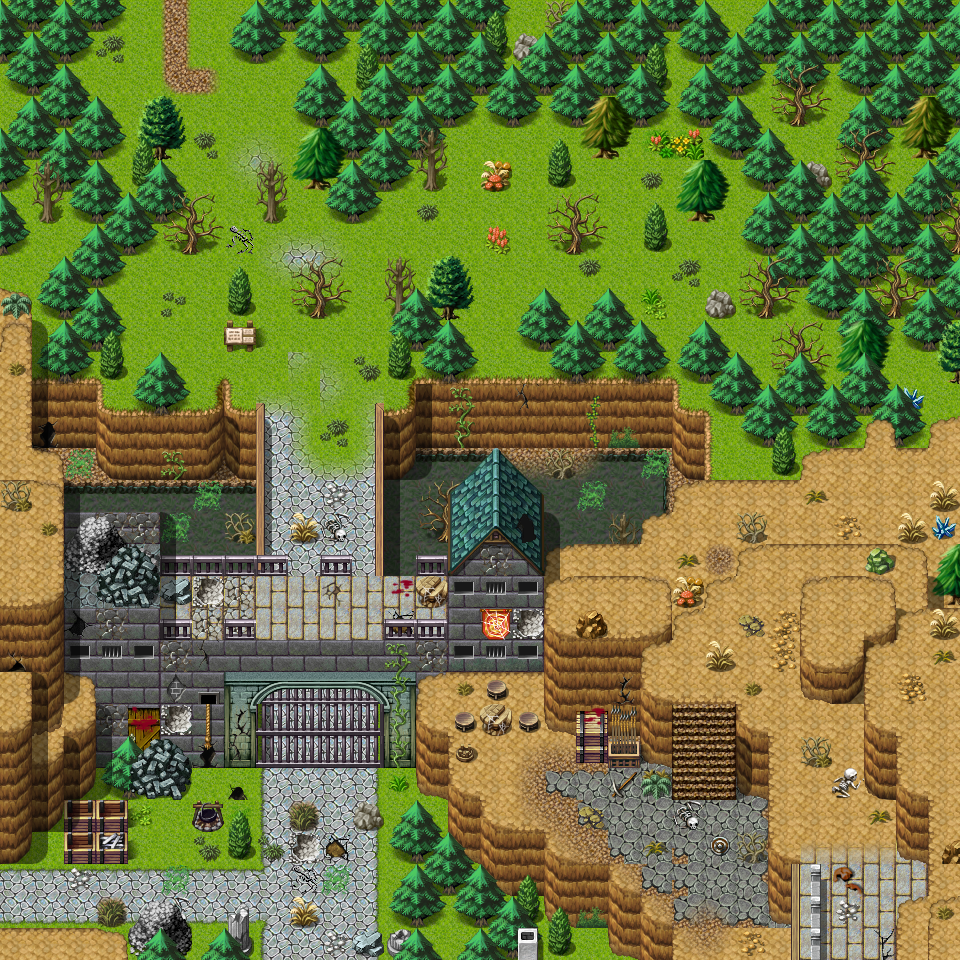

A 2D game scene composited from a Tiled map and its tileset images. What follows is a short description and the map's XML, with each tile layer's data collapsed to a summary:
An orthogonal 30x30 tile map with 32x32 px tiles, 6 tile layers (Base, Ground, Objects, Above, ...), 2 hidden layers not drawn, 61 tilesets and 49 objects (17x spawn, 15x script, 10x mapchange, 5x key, 2x replace).

<map version="1.8" tiledversion="1.8.4" orientation="orthogonal" renderorder="right-down" width="30" height="30" tilewidth="32" tileheight="32" infinite="0" nextlayerid="13" nextobjectid="50">
 <properties>
  <property name="outdoors" value="1" />
 </properties>
 <tileset firstgid="1" name="map_bed_1" tilewidth="32" tileheight="32" tilecount="128" columns="16">
  <image source="../drawable/map_bed_1.png" width="512" height="256" />
 </tileset>
 <tileset firstgid="129" name="map_border_1" tilewidth="32" tileheight="32" tilecount="128" columns="16">
  <image source="../drawable/map_border_1.png" width="512" height="256" />
 </tileset>
 <tileset firstgid="257" name="map_bridge_1" tilewidth="32" tileheight="32" tilecount="128" columns="16">
  <image source="../drawable/map_bridge_1.png" width="512" height="256" />
 </tileset>
 <tileset firstgid="385" name="map_bridge_2" tilewidth="32" tileheight="32" tilecount="128" columns="16">
  <image source="../drawable/map_bridge_2.png" width="512" height="256" />
 </tileset>
 <tileset firstgid="513" name="map_broken_1" tilewidth="32" tileheight="32" tilecount="128" columns="16">
  <image source="../drawable/map_broken_1.png" width="512" height="256" />
 </tileset>
 <tileset firstgid="641" name="map_cavewall_2" tilewidth="32" tileheight="32" tilecount="108" columns="18">
  <image source="../drawable/map_cavewall_2.png" width="576" height="192" />
 </tileset>
 <tileset firstgid="749" name="map_cavewall_3" tilewidth="32" tileheight="32" tilecount="108" columns="18">
  <image source="../drawable/map_cavewall_3.png" width="576" height="192" />
 </tileset>
 <tileset firstgid="857" name="map_cavewall_4" tilewidth="32" tileheight="32" tilecount="108" columns="18">
  <image source="../drawable/map_cavewall_4.png" width="576" height="192" />
 </tileset>
 <tileset firstgid="965" name="map_chair_table_1" tilewidth="32" tileheight="32" tilecount="128" columns="16">
  <image source="../drawable/map_chair_table_1.png" width="512" height="256" />
 </tileset>
 <tileset firstgid="1093" name="map_chair_table_2" tilewidth="32" tileheight="32" tilecount="128" columns="16">
  <image source="../drawable/map_chair_table_2.png" width="512" height="256" />
 </tileset>
 <tileset firstgid="1221" name="map_crate_1" tilewidth="32" tileheight="32" tilecount="128" columns="16">
  <image source="../drawable/map_crate_1.png" width="512" height="256" />
 </tileset>
 <tileset firstgid="1349" name="map_cupboard_1" tilewidth="32" tileheight="32" tilecount="128" columns="16">
  <image source="../drawable/map_cupboard_1.png" width="512" height="256" />
 </tileset>
 <tileset firstgid="1477" name="map_curtain_1" tilewidth="32" tileheight="32" tilecount="128" columns="16">
  <image source="../drawable/map_curtain_1.png" width="512" height="256" />
 </tileset>
 <tileset firstgid="1605" name="map_entrance_1" tilewidth="32" tileheight="32" tilecount="128" columns="16">
  <image source="../drawable/map_entrance_1.png" width="512" height="256" />
 </tileset>
 <tileset firstgid="1733" name="map_entrance_2" tilewidth="32" tileheight="32" tilecount="128" columns="16">
  <image source="../drawable/map_entrance_2.png" width="512" height="256" />
 </tileset>
 <tileset firstgid="1861" name="map_fence_1" tilewidth="32" tileheight="32" tilecount="128" columns="16">
  <image source="../drawable/map_fence_1.png" width="512" height="256" />
 </tileset>
 <tileset firstgid="1989" name="map_fence_2" tilewidth="32" tileheight="32" tilecount="128" columns="16">
  <image source="../drawable/map_fence_2.png" width="512" height="256" />
 </tileset>
 <tileset firstgid="2117" name="map_fence_3" tilewidth="32" tileheight="32" tilecount="128" columns="16">
  <image source="../drawable/map_fence_3.png" width="512" height="256" />
 </tileset>
 <tileset firstgid="2245" name="map_fence_4" tilewidth="32" tileheight="32" tilecount="128" columns="16">
  <image source="../drawable/map_fence_4.png" width="512" height="256" />
 </tileset>
 <tileset firstgid="2373" name="map_ground_1" tilewidth="32" tileheight="32" tilecount="128" columns="16">
  <image source="../drawable/map_ground_1.png" width="512" height="256" />
 </tileset>
 <tileset firstgid="2501" name="map_ground_2" tilewidth="32" tileheight="32" tilecount="128" columns="16">
  <image source="../drawable/map_ground_2.png" width="512" height="256" />
 </tileset>
 <tileset firstgid="2629" name="map_ground_3" tilewidth="32" tileheight="32" tilecount="128" columns="16">
  <image source="../drawable/map_ground_3.png" width="512" height="256" />
 </tileset>
 <tileset firstgid="2757" name="map_ground_4" tilewidth="32" tileheight="32" tilecount="128" columns="16">
  <image source="../drawable/map_ground_4.png" width="512" height="256" />
 </tileset>
 <tileset firstgid="2885" name="map_ground_5" tilewidth="32" tileheight="32" tilecount="128" columns="16">
  <image source="../drawable/map_ground_5.png" width="512" height="256" />
 </tileset>
 <tileset firstgid="3013" name="map_ground_6" tilewidth="32" tileheight="32" tilecount="128" columns="16">
  <image source="../drawable/map_ground_6.png" width="512" height="256" />
 </tileset>
 <tileset firstgid="3141" name="map_ground_7" tilewidth="32" tileheight="32" tilecount="128" columns="16">
  <image source="../drawable/map_ground_7.png" width="512" height="256" />
 </tileset>
 <tileset firstgid="3269" name="map_ground_8" tilewidth="32" tileheight="32" tilecount="128" columns="16">
  <image source="../drawable/map_ground_8.png" width="512" height="256" />
 </tileset>
 <tileset firstgid="3397" name="map_house_1" tilewidth="32" tileheight="32" tilecount="128" columns="16">
  <image source="../drawable/map_house_1.png" width="512" height="256" />
 </tileset>
 <tileset firstgid="3525" name="map_house_2" tilewidth="32" tileheight="32" tilecount="128" columns="16">
  <image source="../drawable/map_house_2.png" width="512" height="256" />
 </tileset>
 <tileset firstgid="3653" name="map_indoor_1" tilewidth="32" tileheight="32" tilecount="128" columns="16">
  <image source="../drawable/map_indoor_1.png" width="512" height="256" />
 </tileset>
 <tileset firstgid="3781" name="map_indoor_2" tilewidth="32" tileheight="32" tilecount="128" columns="16">
  <image source="../drawable/map_indoor_2.png" width="512" height="256" />
 </tileset>
 <tileset firstgid="3909" name="map_kitchen_1" tilewidth="32" tileheight="32" tilecount="128" columns="16">
  <image source="../drawable/map_kitchen_1.png" width="512" height="256" />
 </tileset>
 <tileset firstgid="4037" name="map_outdoor_1" tilewidth="32" tileheight="32" tilecount="128" columns="16">
  <image source="../drawable/map_outdoor_1.png" width="512" height="256" />
 </tileset>
 <tileset firstgid="4165" name="map_pillar_1" tilewidth="32" tileheight="32" tilecount="128" columns="16">
  <image source="../drawable/map_pillar_1.png" width="512" height="256" />
 </tileset>
 <tileset firstgid="4293" name="map_pillar_2" tilewidth="32" tileheight="32" tilecount="128" columns="16">
  <image source="../drawable/map_pillar_2.png" width="512" height="256" />
 </tileset>
 <tileset firstgid="4421" name="map_plant_1" tilewidth="32" tileheight="32" tilecount="128" columns="16">
  <image source="../drawable/map_plant_1.png" width="512" height="256" />
 </tileset>
 <tileset firstgid="4549" name="map_plant_2" tilewidth="32" tileheight="32" tilecount="128" columns="16">
  <image source="../drawable/map_plant_2.png" width="512" height="256" />
 </tileset>
 <tileset firstgid="4677" name="map_rock_1" tilewidth="32" tileheight="32" tilecount="128" columns="16">
  <image source="../drawable/map_rock_1.png" width="512" height="256" />
 </tileset>
 <tileset firstgid="4805" name="map_rock_2" tilewidth="32" tileheight="32" tilecount="128" columns="16">
  <image source="../drawable/map_rock_2.png" width="512" height="256" />
 </tileset>
 <tileset firstgid="4933" name="map_roof_1" tilewidth="32" tileheight="32" tilecount="128" columns="16">
  <image source="../drawable/map_roof_1.png" width="512" height="256" />
 </tileset>
 <tileset firstgid="5061" name="map_roof_2" tilewidth="32" tileheight="32" tilecount="128" columns="16">
  <image source="../drawable/map_roof_2.png" width="512" height="256" />
 </tileset>
 <tileset firstgid="5189" name="map_roof_3" tilewidth="32" tileheight="32" tilecount="128" columns="16">
  <image source="../drawable/map_roof_3.png" width="512" height="256" />
 </tileset>
 <tileset firstgid="5317" name="map_shop_1" tilewidth="32" tileheight="32" tilecount="128" columns="16">
  <image source="../drawable/map_shop_1.png" width="512" height="256" />
 </tileset>
 <tileset firstgid="5445" name="map_sign_ladder_1" tilewidth="32" tileheight="32" tilecount="128" columns="16">
  <image source="../drawable/map_sign_ladder_1.png" width="512" height="256" />
 </tileset>
 <tileset firstgid="5573" name="map_table_1" tilewidth="32" tileheight="32" tilecount="128" columns="16">
  <image source="../drawable/map_table_1.png" width="512" height="256" />
 </tileset>
 <tileset firstgid="5701" name="map_trail_1" tilewidth="32" tileheight="32" tilecount="128" columns="16">
  <image source="../drawable/map_trail_1.png" width="512" height="256" />
 </tileset>
 <tileset firstgid="5829" name="map_transition_1" tilewidth="32" tileheight="32" tilecount="128" columns="16">
  <image source="../drawable/map_transition_1.png" width="512" height="256" />
 </tileset>
 <tileset firstgid="5957" name="map_transition_2" tilewidth="32" tileheight="32" tilecount="128" columns="16">
  <image source="../drawable/map_transition_2.png" width="512" height="256" />
 </tileset>
 <tileset firstgid="6085" name="map_transition_3" tilewidth="32" tileheight="32" tilecount="128" columns="16">
  <image source="../drawable/map_transition_3.png" width="512" height="256" />
 </tileset>
 <tileset firstgid="6213" name="map_transition_4" tilewidth="32" tileheight="32" tilecount="128" columns="16">
  <image source="../drawable/map_transition_4.png" width="512" height="256" />
 </tileset>
 <tileset firstgid="6341" name="map_transition_5" tilewidth="32" tileheight="32" tilecount="128" columns="16">
  <image source="../drawable/map_transition_5.png" width="512" height="256" />
 </tileset>
 <tileset firstgid="6469" name="map_tree_1" tilewidth="32" tileheight="32" tilecount="128" columns="16">
  <image source="../drawable/map_tree_1.png" width="512" height="256" />
 </tileset>
 <tileset firstgid="6597" name="map_tree_2" tilewidth="32" tileheight="32" tilecount="128" columns="16">
  <image source="../drawable/map_tree_2.png" width="512" height="256" />
 </tileset>
 <tileset firstgid="6725" name="map_wall_1" tilewidth="32" tileheight="32" tilecount="128" columns="16">
  <image source="../drawable/map_wall_1.png" width="512" height="256" />
 </tileset>
 <tileset firstgid="6853" name="map_wall_2" tilewidth="32" tileheight="32" tilecount="120" columns="15">
  <image source="../drawable/map_wall_2.png" width="480" height="256" />
 </tileset>
 <tileset firstgid="6973" name="map_wall_3" tilewidth="32" tileheight="32" tilecount="120" columns="15">
  <image source="../drawable/map_wall_3.png" width="480" height="256" />
 </tileset>
 <tileset firstgid="7093" name="map_wall_4" tilewidth="32" tileheight="32" tilecount="120" columns="15">
  <image source="../drawable/map_wall_4.png" width="480" height="256" />
 </tileset>
 <tileset firstgid="7213" name="map_window_1" tilewidth="32" tileheight="32" tilecount="128" columns="16">
  <image source="../drawable/map_window_1.png" width="512" height="256" />
 </tileset>
 <tileset firstgid="7341" name="map_window_2" tilewidth="32" tileheight="32" tilecount="128" columns="16">
  <image source="../drawable/map_window_2.png" width="512" height="256" />
 </tileset>
 <tileset firstgid="7469" name="map_cavewall_1" tilewidth="32" tileheight="32" tilecount="108" columns="18">
  <image source="../drawable/map_cavewall_1.png" width="576" height="192" />
 </tileset>
 <tileset firstgid="7577" name="map_tree_3" tilewidth="32" tileheight="32" tilecount="544" columns="32">
  <image source="../drawable/map_tree_3.png" width="1024" height="544" />
 </tileset>
 <layer id="1" name="Base" width="30" height="30">
  <data>[900 cells, 1 non-empty, 1 distinct tile ids]</data>
 </layer>
 <layer id="2" name="Ground" width="30" height="30">
  <data>[900 cells, 888 non-empty, 56 distinct tile ids]</data>
 </layer>
 <layer id="3" name="Objects" width="30" height="30">
  <data>[900 cells, 532 non-empty, 145 distinct tile ids]</data>
 </layer>
 <layer id="4" name="Above" width="30" height="30">
  <data>[900 cells, 243 non-empty, 62 distinct tile ids]</data>
 </layer>
 <layer id="5" name="Top" width="30" height="30">
  <data>[900 cells, 18 non-empty, 10 distinct tile ids]</data>
 </layer>
 <layer id="6" name="Top2" width="30" height="30">
  <data>[900 cells, 8 non-empty, 2 distinct tile ids]</data>
 </layer>
 <layer id="7" name="Walkable" width="30" height="30" visible="0">
  <data>[900 cells, 558 non-empty, 1 distinct tile ids]</data>
 </layer>
 <layer id="8" name="Walkable2" width="30" height="30" visible="0">
  <data>[900 cells, 4 non-empty, 1 distinct tile ids]</data>
 </layer>
 <objectgroup id="9" name="Mapevents">
  <object id="1" name="north" type="mapchange" x="128" y="0" width="128" height="32">
   <properties>
    <property name="map" value="flagstone0" />
    <property name="place" value="south" />
   </properties>
  </object>
  <object id="2" name="south1" type="mapchange" x="256" y="928" width="96" height="32">
   <properties>
    <property name="map" value="waytogalmore1" />
    <property name="place" value="north1" />
   </properties>
  </object>
  <object id="3" name="west" type="mapchange" x="0" y="864" width="32" height="64">
   <properties>
    <property name="map" value="wild18" />
    <property name="place" value="east" />
   </properties>
  </object>
  <object id="4" name="south2" type="mapchange" x="672" y="928" width="128" height="32">
   <properties>
    <property name="map" value="waytogalmore1" />
    <property name="place" value="north2" />
   </properties>
  </object>
  <object id="5" name="south3" type="mapchange" x="832" y="928" width="64" height="32">
   <properties>
    <property name="map" value="waytogalmore1" />
    <property name="place" value="north3" />
   </properties>
  </object>
  <object id="6" name="stn_gyra_m15_5" type="script" x="96" y="32" width="128" height="32" />
  <object id="7" name="stn_gyra_m15_4" type="script" x="32" y="832" width="32" height="96" />
  <object id="8" name="stn_gyra_m15_3" type="script" x="224" y="896" width="160" height="32" />
  <object id="9" name="stn_gyra_m15_2" type="script" x="832" y="896" width="64" height="32" />
  <object id="10" name="stn_gyra_m15_1" type="script" x="672" y="896" width="96" height="32" />
  <object id="11" name="stn_colonel_30b" type="script" x="512" y="704" width="32" height="32" />
  <object id="12" name="stn_colonel_30" type="script" x="448" y="704" width="32" height="32" />
  <object id="13" name="stn_colonel_10" type="script" x="480" y="736" width="96" height="64" />
  <object id="14" name="stn_colonel_101c" type="script" x="192" y="832" width="32" height="128" />
  <object id="15" name="stn_colonel_101b" type="script" x="224" y="896" width="160" height="32" />
  <object id="16" name="stn_colonel_101a" type="script" x="256" y="736" width="128" height="32" />
  <object id="17" name="stn_colonel_100" type="script" x="224" y="768" width="224" height="128">
   <properties>
    <property name="when" value="always" />
   </properties>
  </object>
  <object id="18" name="stn_lizard_10" type="script" x="96" y="96" width="768" height="256" />
  <object id="19" name="stn_sign_stoutford" type="script" x="224" y="320" width="32" height="32" />
  <object id="20" name="stn_castle_cleared" type="script" x="256" y="448" width="128" height="32" />
  <object id="21" name="east" type="mapchange" x="928" y="384" width="32" height="32">
   <properties>
    <property name="map" value="flagstone_filler_east_2" />
    <property name="place" value="west" />
   </properties>
  </object>
  <object id="22" name="first" type="mapchange" x="896" y="384" width="32" height="32">
   <properties>
    <property name="map" value="lake_shore_road_7" />
    <property name="place" value="second" />
   </properties>
  </object>
  <object id="23" name="top_east" type="mapchange" x="928" y="448" width="32" height="32">
   <properties>
    <property name="map" value="flagstone_filler_east_2" />
    <property name="place" value="top_west" />
   </properties>
  </object>
  <object id="24" name="backwards" type="mapchange" x="928" y="512" width="32" height="32">
   <properties>
    <property name="map" value="rat_mountain_7" />
    <property name="place" value="fifth" />
   </properties>
  </object>
  <object id="25" name="east2" type="mapchange" x="928" y="640" width="32" height="192">
   <properties>
    <property name="map" value="rat_mountain_1" />
    <property name="place" value="west" />
   </properties>
  </object>
 </objectgroup>
 <objectgroup id="10" name="Spawn" visible="0">
  <object id="26" name="stn_colonel" type="spawn" x="480" y="672" width="32" height="32">
   <properties>
    <property name="spawngroup" value="stn_colonel" />
   </properties>
  </object>
  <object id="27" name="erwyn_knight" type="spawn" x="256" y="384" width="128" height="160">
   <properties>
    <property name="spawngroup" value="erwyn_knight" />
   </properties>
  </object>
  <object id="28" name="erwyn_soldier" type="spawn" x="32" y="768" width="416" height="160">
   <properties>
    <property name="quantity" value="2" />
    <property name="spawngroup" value="erwyn_soldier" />
   </properties>
  </object>
  <object id="29" name="erwyn_soldier2" type="spawn" x="448" y="544" width="480" height="384">
   <properties>
    <property name="quantity" value="2" />
    <property name="spawngroup" value="erwyn_soldier2" />
   </properties>
  </object>
  <object id="30" name="stn_gyra5" type="spawn" x="160" y="0" width="32" height="32">
   <properties>
    <property name="active" value="false" />
    <property name="ignoreAreas" value="true" />
    <property name="spawngroup" value="stn_gyra5" />
   </properties>
  </object>
  <object id="31" name="stn_gyra4" type="spawn" x="0" y="864" width="32" height="64">
   <properties>
    <property name="active" value="false" />
    <property name="ignoreAreas" value="true" />
    <property name="spawngroup" value="stn_gyra4" />
   </properties>
  </object>
  <object id="32" name="stn_gyra3" type="spawn" x="288" y="928" width="32" height="32">
   <properties>
    <property name="active" value="false" />
    <property name="ignoreAreas" value="true" />
    <property name="spawngroup" value="stn_gyra3" />
   </properties>
  </object>
  <object id="33" name="stn_gyra2" type="spawn" x="832" y="928" width="32" height="32">
   <properties>
    <property name="active" value="false" />
    <property name="ignoreAreas" value="true" />
    <property name="spawngroup" value="stn_gyra2" />
   </properties>
  </object>
  <object id="34" name="stn_gyra1" type="spawn" x="704" y="928" width="64" height="32">
   <properties>
    <property name="active" value="false" />
    <property name="ignoreAreas" value="true" />
    <property name="spawngroup" value="stn_gyra1" />
   </properties>
  </object>
  <object id="35" name="stn_colonel_mons1" type="spawn" x="256" y="800" width="160" height="64">
   <properties>
    <property name="active" value="false" />
    <property name="spawngroup" value="stn_colonel_mons1" />
   </properties>
  </object>
  </objectgroup>
 <objectgroup id="11" name="Keys" visible="0">
  <!-- 5 objects omitted --></objectgroup>
 <objectgroup id="12" name="Replace" visible="0">
  <!-- 2 objects omitted --></objectgroup>
</map>
<!-- 14 of 49 objects omitted -->
